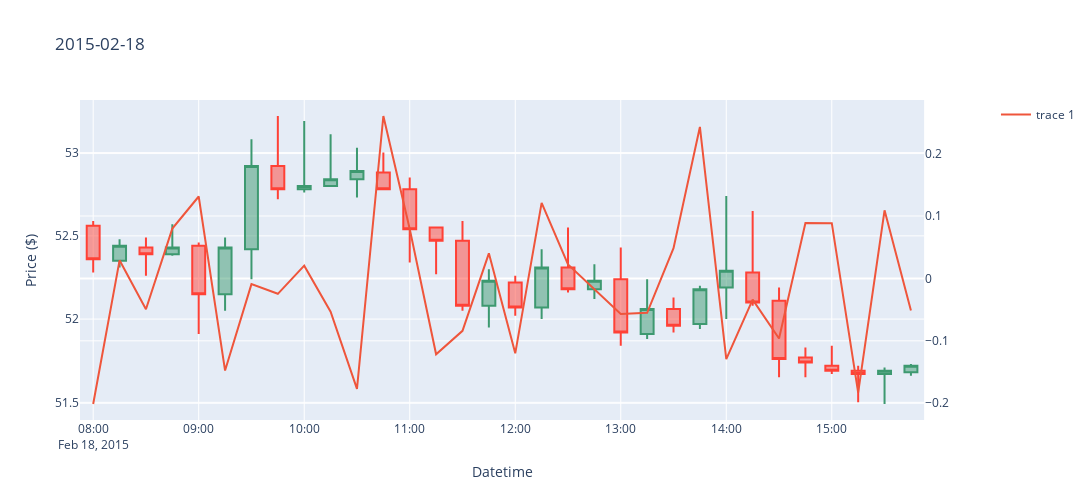
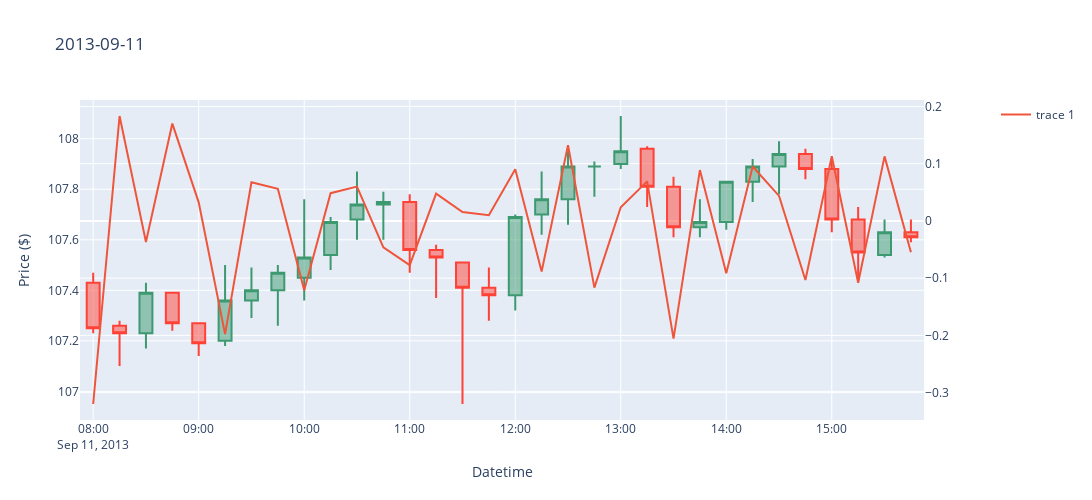
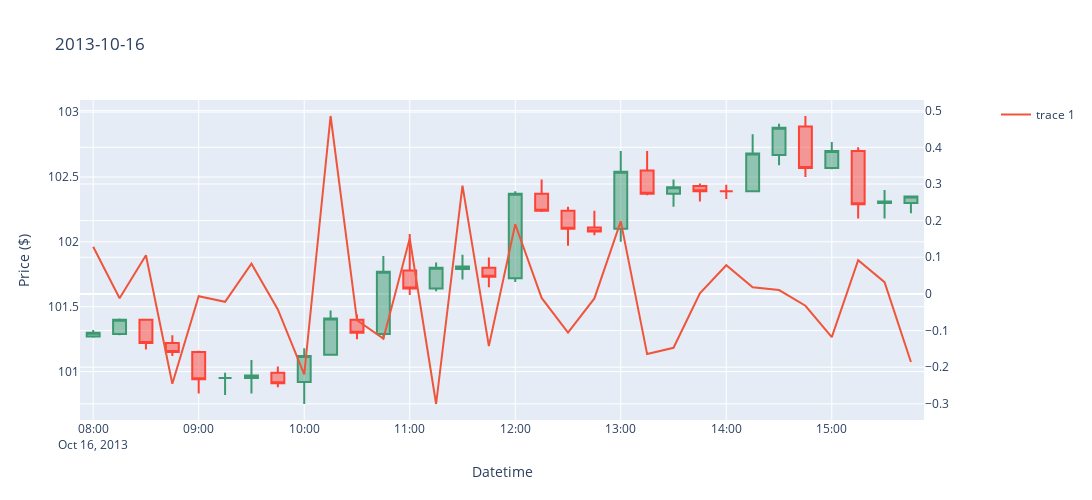

Here is the notebook cell these charts were saved with, in order:
### Markdown cell above
Red line is very jagged and is challenging to interpret.  
Get rolling difference of the distance between mean and high.  

- Positive value (distance getting farther away): price direction should switch to moving down
- Negative value (distance getting closer): price should start moving up

### Code cell
df_test['dst_diff_15m'] = df_test['high_dst_15m'].diff(1)
for day in days[:3]:
    df_day = df_test[df_test['datetime'].dt.date == day]
    plot_candlestick(df_day, day, 'dst_diff_15m')
